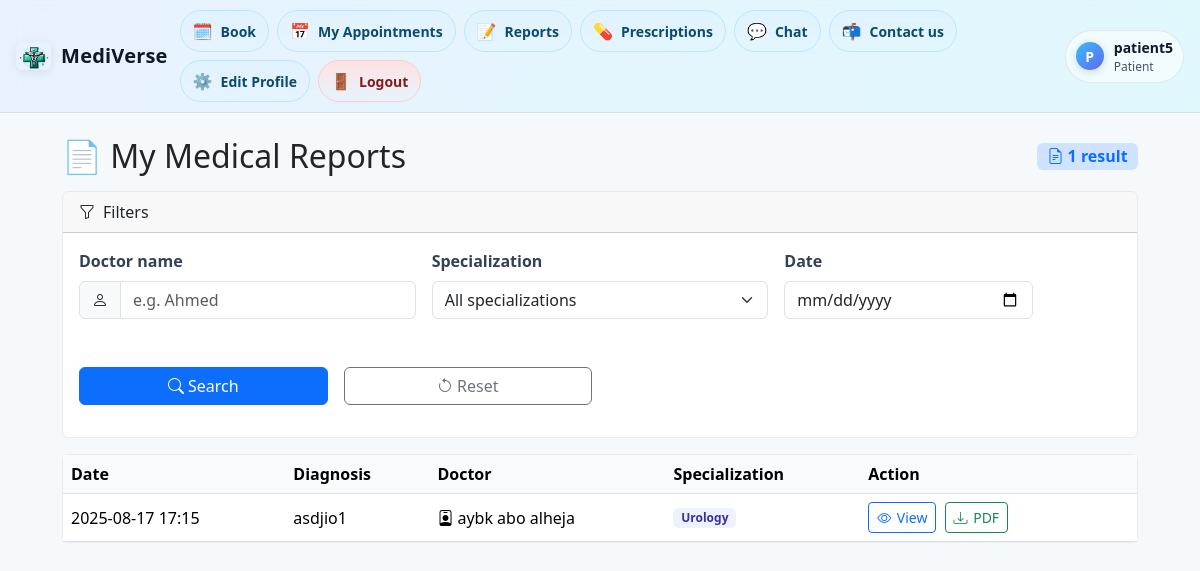
Screenshot of /labs/Doctors/medical_reports.php (signed in) with the database file from the repository.
### tables this page shows
CREATE TABLE `medical_reports` (
  `id` int(11) NOT NULL,
  `doctor_id` int(11) NOT NULL,
  `appointment_id` int(11) DEFAULT NULL,
  `diagnosis` text DEFAULT NULL,
  `created_at` datetime DEFAULT current_timestamp(),
  `patient_id` int(11) NOT NULL,
  `description` text NOT NULL
);

CREATE TABLE `users` (
  `id` int(11) NOT NULL,
  `name` varchar(100) NOT NULL,
  `username` varchar(50) NOT NULL,
  `email` varchar(100) NOT NULL,
  `email_verified` tinyint(1) NOT NULL DEFAULT 0,
  `verify_token` varchar(255) DEFAULT NULL,
  `verify_expires` datetime DEFAULT NULL,
  `profile_image` varchar(255) DEFAULT NULL,
  `phone` varchar(20) DEFAULT NULL,
  `location` varchar(100) DEFAULT NULL,
  `password` varchar(255) NOT NULL,
  `temp_password` tinyint(1) DEFAULT 0,
  `role` enum('patient','doctor','admin') DEFAULT 'patient',
  `gender` enum('male','female','other') DEFAULT NULL,
  `height_cm` decimal(5,2) DEFAULT NULL,
  `weight_kg` decimal(5,2) DEFAULT NULL,
  `bmi` decimal(5,2) DEFAULT NULL,
  `date_of_birth` date DEFAULT NULL,
  `license_number` varchar(50) DEFAULT NULL,
  `specialization_id` int(11) DEFAULT NULL,
  `is_active` tinyint(1) NOT NULL DEFAULT 1,
  `created_at` timestamp NOT NULL DEFAULT current_timestamp(),
  `reset_token` varchar(255) DEFAULT NULL,
  `token_expiry` datetime DEFAULT NULL,
  `user_id` int(10) NOT NULL,
  `block_reason` text DEFAULT NULL,
  `blocked_at` datetime DEFAULT NULL,
  `is_blocked` tinyint(1) DEFAULT 0,
  `user_deleted` tinyint(1) DEFAULT 0,
  `delete_reason` text DEFAULT NULL,
  `blocked_by` int(11) DEFAULT NULL,
  `deleted_by` int(11) DEFAULT NULL,
  `deleted_reason` varchar(255) DEFAULT NULL,
  `verification_code` varchar(10) DEFAULT NULL,
  `is_activated` tinyint(1) NOT NULL DEFAULT 0
);

### labs/Doctors/medical_reports.php (the view, shortened to what this page needs)
<?php
require_once 'config.php';
include 'navbar_loggedin.php';
$patient_id = (int)$_SESSION['user_id'];
$doctorLike = trim($_GET['doctor'] ?? '');
$dateEq     = trim($_GET['date'] ?? '');
$sql = "
    SELECT mr.id,
           mr.diagnosis,
           mr.created_at,
           u.name AS doctor_name,
           COALESCE(sp.name, 'Unspecified') AS specialization_name
    FROM medical_reports mr
    JOIN users u              ON u.id = mr.doctor_id
    LEFT JOIN specializations sp ON sp.id = u.specialization_id
    WHERE mr.patient_id = ?
";
$types  = "i";
$params = [$patient_id];
$sql .= " ORDER BY mr.created_at DESC";
$query = $conn->prepare($sql);
$bind = [];
$bind[] = & $types;
foreach ($params as $k => $v) { $bind[] = & $params[$k]; }
call_user_func_array([$query, 'bind_param'], $bind);
$query->execute();
$result = $query->get_result();
$count  = $result ? $result->num_rows : 0;
?>
<!DOCTYPE html>
<html>
<head>
    <link href="https://cdn.jsdelivr.net/npm/bootstrap@5.3.2/dist/css/bootstrap.min.css" rel="stylesheet">
    <link href="https://cdn.jsdelivr.net/npm/bootstrap-icons@1.11.3/font/bootstrap-icons.css" rel="stylesheet">
</head>
<body>
<div class="container page-wrap my-4">
    <div class="d-flex align-items-center justify-content-between mb-3">
        <h2 class="m-0">📄 My Medical Reports</h2>
        <span class="badge bg-primary-subtle text-primary fs-6">
            <i class="bi bi-file-earmark-text me-1"></i><?= (int)$count ?> result<?= $count===1?'':'s' ?>
        </span>
    </div>
    <div class="card mb-3">
        <div class="card-header d-flex align-items-center">
            <i class="bi bi-funnel me-2"></i> Filters
        </div>
        <div class="card-body">
            <form method="get" class="row g-3 filters">
                <div class="col-md-4">
                    <label class="form-label">Doctor name</label>
                    <div class="input-group">
                        <span class="input-group-text"><i class="bi bi-person"></i></span>
                        <input type="text" name="doctor" class="form-control" placeholder="e.g. Ahmed"
                               value="<?= htmlspecialchars($doctorLike) ?>">
                    </div>
                </div>
                <div class="col-md-4">
                    <label class="form-label">Specialization</label>
                    <select name="spec" class="form-select">
                        <option value="">All specializations</option>
                    </select>
                </div>
                <div class="col-md-3">
                    <label class="form-label">Date</label>
                    <input type="date" name="date" class="form-control" value="<?= htmlspecialchars($dateEq) ?>">
                </div>
                <div class="col-md-3 d-grid">
                    <button class="btn btn-primary"><i class="bi bi-search me-1"></i>Search</button>
                </div>
                <div class="col-md-3 d-grid">
                    <a href="<?= htmlspecialchars($_SERVER['PHP_SELF']) ?>" class="btn btn-outline-secondary">
                        <i class="bi bi-arrow-counterclockwise me-1"></i>Reset
                    </a>
                </div>
            </form>
        </div>
    </div>
    <?php if ($result && $result->num_rows): ?>
        <div class="card">
            <div class="table-responsive">
                <table class="table table-hover align-middle mb-0">
                    <thead>
                        <tr>
                            <th style="min-width:120px;">Date</th>
                            <th>Diagnosis</th>
                            <th>Doctor</th>
                            <th>Specialization</th>
                            <th style="min-width:180px;">Action</th>
                        </tr>
                    </thead>
                    <tbody>
                    <?php while ($row = $result->fetch_assoc()): ?>
                        <?php $dateDisp = date('Y-m-d H:i', strtotime($row['created_at'])); ?>
                        <tr>
                            <td><?= htmlspecialchars($dateDisp) ?></td>
                            <td><?= htmlspecialchars($row['diagnosis']) ?></td>
                            <td><i class="bi bi-person-badge me-1"></i><?= htmlspecialchars($row['doctor_name']) ?></td>
                            <td><span class="badge specialization-badge"><?= htmlspecialchars($row['specialization_name']) ?></span></td>
                            <td>
                                <a href="report_detail.php?id=<?= (int)$row['id'] ?>" class="btn btn-sm btn-outline-primary btn-icon me-1">
                                    <i class="bi bi-eye"></i> View
                                </a>
                                <form action="download_report.php" method="post" class="d-inline">
                                    <button type="submit" class="btn btn-sm btn-outline-success btn-icon">
                                        <i class="bi bi-download"></i> PDF
                                    </button>
                                </form>
                            </td>
                        </tr>
                    <?php endwhile; ?>
                    </tbody>
                </table>
            </div>
        </div>
    <?php endif; ?>
</div>
</body>
</html>

### labs/Doctors/navbar_loggedin.php (style rules this page uses)
:root { --bg: rgba(255,255,255,.65); --bg-dark: rgba(17,24,39,.65); --fg: #0f172a; --fg-subtle:#475569; --ring: rgba(59,130,246,.35); }

### labs/Doctors/medical_reports.php (style rules this page uses)
body { background:#f6f9fc; }
.page-wrap { max-width: 1100px; }
.card { border:1px solid #e9ecef; }
.filters .form-label { font-weight:600; color:#334155; }
.table thead th { background:#f8fafc; }
.specialization-badge { background:#eef2ff; color:#3730a3; }
.btn-icon { display:inline-flex; align-items:center; gap:.35rem; }

### rows the page displays
medical_reports: created_at "2025-08-17 17:15", diagnosis "asdjio1", doctor.name "aybk abo alheja", specialization_name "Urology"

### other values shown
$initial "P"
$name ?: 'User' "patient5"
$role "Patient"
$count "1"
